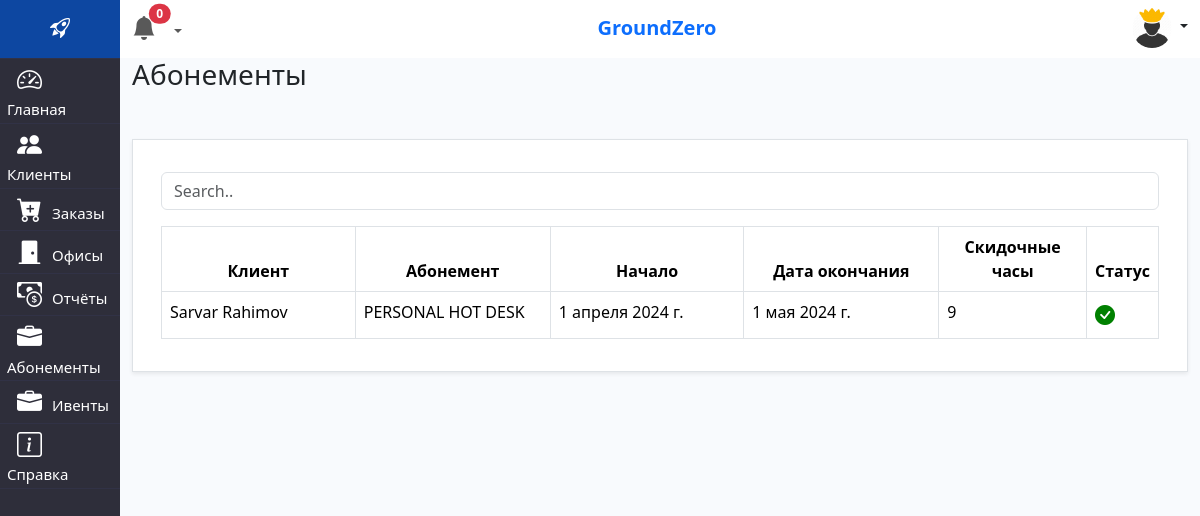
/abonements_list/ (signed in), run on an earlier commit of the app's database.
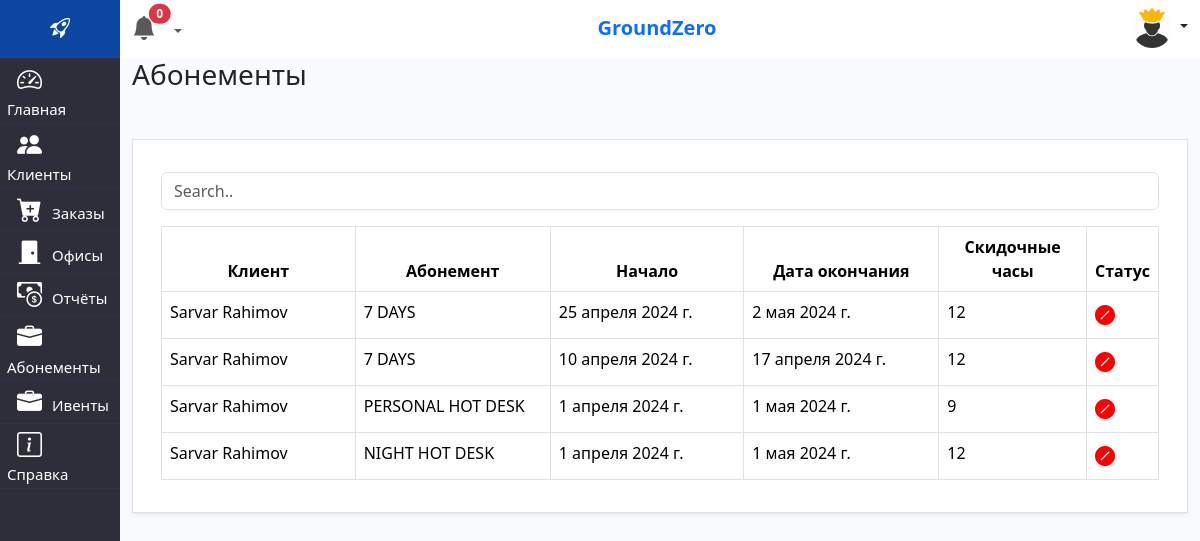
And on a later commit of the database.
### crm/models.py (models this page shows, shortened)
class AbonementBuyList(models.Model):
    abonement = models.ForeignKey(Abonement, on_delete=models.CASCADE, verbose_name='Абонемент')
    client = models.ForeignKey(Client, to_field='telegram_id', on_delete=models.CASCADE, verbose_name='ID клиента')
    subscription_start = models.DateField(verbose_name='Начало подписки', blank=True)
    subscription_end = models.DateField(verbose_name='Конец подписки', blank=True)
    free_time = models.SmallIntegerField(default=12, validators=[MinValueValidator(0), MaxValueValidator(15)])
    is_active = models.BooleanField(default=True)
    created_at = models.DateTimeField(auto_now_add=True, blank=True, null=True)
    added_user = models.ForeignKey(settings.AUTH_USER_MODEL, on_delete=models.CASCADE, null=True, blank=True)
    class Meta:
        verbose_name = 'Данные покупки абонемента'
        verbose_name_plural = 'Журнал покупок абонементов'

class Client(models.Model):
    objects = None
    languages = [("en", 'English'), ("ru", 'Russian'), ("uz", 'Uzbek')]
    tg_lang = models.CharField(max_length=10, choices=languages, default='ru', blank=True, null=True)
    name = models.CharField(max_length=50, verbose_name='Имя')
    surname = models.CharField(max_length=50, verbose_name='Фамилия')
    telegram_id = models.TextField(max_length=100, verbose_name='ТГ-ИД клиента', unique=True)
    image = models.ImageField(upload_to='images/', null=True, blank=True, verbose_name='Фото клиента')
    username = models.CharField(max_length=50, verbose_name='tg-username', null=True, blank=True)
    phone = models.CharField(max_length=20, verbose_name='Контакты', null=True, blank=True)
    comment = models.TextField(verbose_name='Комментария', null=True, blank=True)
    docs = models.FileField(upload_to='docs/users', null=True, blank=True, verbose_name='Документы')
    added_user = models.ForeignKey(settings.AUTH_USER_MODEL, on_delete=models.CASCADE, null=True, blank=True)
    created_at = models.DateTimeField(auto_now_add=True, verbose_name='Дата создания')
    discount = models.SmallIntegerField(default=0, verbose_name='Скидка %')
    email = models.EmailField(blank=True, null=True, verbose_name='Email')
    loyalty = models.PositiveSmallIntegerField(default=1, verbose_name='Стаж клиента/день')
    activity = models.PositiveSmallIntegerField(default=4, verbose_name='Индекс активности')
    def get_absolute_url(self):
        return reverse('client', kwargs={'telegram_id': self.telegram_id})
    def file_link(self):
        if self.docs:
            return self.docs.url
    file_link.allow_tags = True
    def __str__(self):
        return f"{self.name} {self.surname}"
    class Meta:
        verbose_name = 'Клиент'
        verbose_name_plural = 'Клиенты'

class Abonement(models.Model):
    title = models.CharField(max_length=50, verbose_name='Абонемент')
    price = models.DecimalField(max_digits=10, decimal_places=2, verbose_name='Цена')
    days = models.PositiveSmallIntegerField(verbose_name='Срок абонемента/дней')
    work_hour_from = models.TimeField(blank=True, null=True, verbose_name='Рабочая времья от')
    work_hour_to = models.TimeField(blank=True, null=True, verbose_name='Рабочая времья до')
    free_time = models.SmallIntegerField(default=12, validators=[MinValueValidator(0), MaxValueValidator(12)],verbose_name='-50% на Митинг рум')
    other_loc_work_time = models.PositiveSmallIntegerField(blank=True, null=True, default=3,
                                                           verbose_name="Возможность работать в других локацих")
    class Meta:
        verbose_name = 'Абонемент'
        verbose_name_plural = 'Абонементы'

### crm/views.py (the view)
# urls.py: path('abonements_list/', abonements_list, name='abonements_list'),
def abonements_list(request):
    abonements = AbonementBuyList.objects.all().order_by('-subscription_start')
    context = {'abonements': abonements, 'title': 'Абонементы'}
    return render(request, 'crm/abonements_list.html', context=context)

### crm/context_processor.py (called while the page is built)
def deactivete_subscribtion(request):
    eski_abonents = AbonementBuyList.objects.filter(subscription_end__lt=datetime.date.today())
    eski_abonents.update(is_active=False)
    return {
        'eski_abonents': eski_abonents
    }

### crm/templates/crm/abonements_list.html (shortened to what this page needs)
{% extends 'base.html' %}
{% block main %}
<h3>Абонементы</h3>
<div class="mt-5 mb-3 p-3 button-container bg-white border shadow-sm">
    <div class="container-fluid mt-3">
        <input class="form-control mb-3" id="myInput" type="text" placeholder="Search..">
        <table class="table table-bordered">
            <thead>
            <tr class="text-center">
                <th style="width:20%">Клиент</th>
                <th style="width:20%">Абонемент</th>
                <th style="width:20%">Начало</th>
                <th style="width:20%">Дата окончания</th>
                <th style="width:15%">Скидочные часы</th>
                <th style="width:5%">Статус</th>
            </tr>
            </thead>
            <tbody id="myTable">
            {% for ab in abonements %}
            <tr>
                <td><a href="{{ ab.client.get_absolute_url }}" style="color:black;">{{ ab.client }}</a></td>
                <td>{{ab.abonement.title }}</td>
                <td>{{ ab.subscription_start }}</td>
                <td>{{ ab.subscription_end }}</td>
                <td>{{ ab.free_time }}</td>
                {% if ab.is_active %}
                <td><i class="bi bi-check-circle-fill" style="color:green"></i></td>
                {% else %}
                <td><i class="bi bi-slash-circle-fill" style="color:red"></i></td>
                {% endif %}
            </tr>
            {% endfor %}
            </tbody>
        </table>
    </div>
</div>
{% endblock main %}

### templates/base.html (shortened to what this page needs)
<!DOCTYPE html>
{% if request.user.is_authenticated %}
{% load static %}
<html lang="en">
<head>
    <link href="https://cdn.jsdelivr.net/npm/bootstrap@5.3.1/dist/css/bootstrap.min.css" rel="stylesheet"
>
    <link rel="stylesheet" href="{% static 'css/style.css' %}">
    <link rel="stylesheet" href="{% static 'css/send_notification.css' %}">
    <link rel="stylesheet" href="https://cdn.jsdelivr.net/npm/bootstrap-icons@1.10.3/font/bootstrap-icons.css">
</head>
<body>
<div class="container-fluid">
    {% include 'components/_header.html' %}
    <div class="row main-content" style="background-color: #F8FAFD;">
        {% include 'components/_sidebar_left.html' %}
        <div class="col-sm-10 " style="width:90%">
            {% block main %}
            {% endblock main %}
        </div>
    </div>
</div>
</body>
</html>
{% else %}
{% include 'components/_error404.html' %}
{% endif%}

### templates/components/_header.html (shortened to what this page needs)
{% load static %}
<div class="row header shadow-sm">
    <div class="col-sm-2 text-center" style="width: 10%;padding: 0;">
        <div class="mr-3 pt-2 pb-2 mb-0" style="background-color: #0D47A1;">
            <h3 class="logo">
                <a href="{% url 'index' %}" class="text-white fs-4 text-decoration-none">
                    <i class="bi bi-rocket-takeoff m-0 p-0"></i>
                </a>
            </h3>
        </div>
    </div>
    <div class="col-sm-10 text-center pt-2" style="width: 90%;">
        <div class="d-grid gap-2 d-md-flex justify-content-md-between">
            {% include 'crm/components/notifications.html' %}
            <span class="text-primary" style="font-size:20px;display: flex; align-items: center"><strong>{{ user.groups.all.0.name }}</strong></span>
            <div class="nav-item dropdown">
                <a class="nav-link dropdown-toggle" href="#" role="button" data-bs-toggle="dropdown"
                   aria-expanded="false">
                    {% if user.is_superuser %}
                    <img src="{% static 'admin_icon.jpg' %}" alt="" class='rounded-circle' style="width:40px">
                    {% else %}
                    <img src="{% static 'user.png' %}" alt="" class='rounded-circle' style="width:40px">
                    {% endif %}
                </a>
            </div>
        </div>
    </div>
</div>

### crm/templates/crm/components/notifications.html (shortened to what this page needs)
<nav class="navbar navbar-expand-lg m-0 p-0">
    <div class="collapse navbar-collapse btn-group" id="navbarSupportedContent">
        <ul class="navbar-nav me-auto mb-2 mb-lg-0">
            <li class="nav-item dropdown">
                <a class="nav-link dropdown-toggle p-0 m-0" href="#" role="button" data-bs-toggle="dropdown"
                   aria-expanded="false">
                    <span class="position-absolute top-0 end-0 translate-middle badge rounded-pill badge-notification bg-danger mt-1">{{ counts }}</span>
                    <i class="bi bi-bell-fill " style="font-size:1.5rem"></i>
                </a>
            </li>
        </ul>
    </div>
</nav>

### templates/components/_sidebar_left.html (shortened to what this page needs)
{% load static %}
<div class="col-sm-2  p-0"
     style="width:10%; background-color: #2e2e3a;height: auto;min-height: 95vh  ;transition: 200ms;">
    <div class="inner-sidebar mr-3">
        <div class="sidebar-menu-container">
            <ul class="sidebar-menu mt-0 mb-4">
                <li class="parent">
                    <a href="/index/" style="padding:2px 7px;text-decoration:none">
                        <i class="bi bi-speedometer2" style="font-size:25px"></i>
                        <span>Главная</span>
                    </a>
                </li>
                <li class="parent">
                    <a href="/clients/" style="padding:2px 7px;text-decoration:none">
                        <span class="none"><i class="bi bi-people-fill" style="font-size:25px"></i>Клиенты</span>
                    </a>
                </li>
                <li class="parent">
                    <a href="/orders/" style="padding:2px 7px;text-decoration:none">
                        <span class="none"><i class="bi bi-cart-plus-fill" style="font-size:25px"></i>Заказы </span>
                    </a>
                </li>
                <li class="parent">
                    <a href="/offices/" style="padding:2px 7px;text-decoration:none">
                        <span class="none"><i class="bi bi-door-closed-fill" style="font-size:25px"></i>Офисы </span>
                    </a>
                </li>
                {% if user.is_superuser%}
                <li class="parent">
                    <a href="/reports/" style="padding:2px 7px;text-decoration:none">
                        <span class="none"><i class="bi bi-cash-coin" style="font-size:25px"></i>Отчёты </span>
                    </a>
                </li>
                {% endif %}
                <li class="parent">
                    <a href="/abonements_list/" style="padding:2px 7px;text-decoration:none">
                        <span class="none"><i class="bi bi-briefcase-fill" style="font-size:25px"></i>Абонементы </span>
                    </a>
                </li>
                <li class="parent">
                    <a href="/event_list/" style="padding:2px 7px;text-decoration:none">
                        <span class="none"><i class="bi bi-briefcase-fill" style="font-size:25px"></i>Ивенты </span>
                    </a>
                </li>
                <li class="parent">
                    <a href="/documentation/" style="padding:2px 7px;text-decoration:none">
                        <span class="none"><i class="bi bi-info-square" style="font-size:25px"></i>Справка</span>
                    </a>
                </li>
            </ul>
        </div>
    </div>
</div>

### crm/static/css/style.css (style rules this page uses)
.sidebar-menu { padding: 0; margin: 0; }
ul { display: block; list-style-type: disc; margin-block-end: 1em; margin-inline-start: 0px; margin-inline-end: 0px; padding-inline-start: 40px; }
i { font-size: 20px; margin-right: 10px; }
a { text-decoration: none; color: aliceblue; }
.sidebar-menu li { position: relative !important; display: block; border-bottom: 1px solid #313246; }
.sidebar-menu li:first-child { border-top: 1px solid #313246; }
.sidebar-menu li a { display: block; color: #fff; font-size: 15px; padding: 13px 20px; transition: 300ms; }

What changed in the data, as far as the page shows it:
added AbonementBuyList: client "Sarvar Rahimov", abonement "7 DAYS", subscription_start "25 апреля 2024 г.", subscription_end "2 мая 2024 г.", free_time "12", is_active False (drawn)
added AbonementBuyList: client "Sarvar Rahimov", abonement "7 DAYS", subscription_start "10 апреля 2024 г.", subscription_end "17 апреля 2024 г.", free_time "12", is_active False (drawn)
changed AbonementBuyList "PERSONAL HOT DESK": is_active True → False (drawn)
added AbonementBuyList: client "Sarvar Rahimov", abonement "NIGHT HOT DESK", subscription_start "1 апреля 2024 г.", subscription_end "1 мая 2024 г.", free_time "12", is_active False (drawn)
